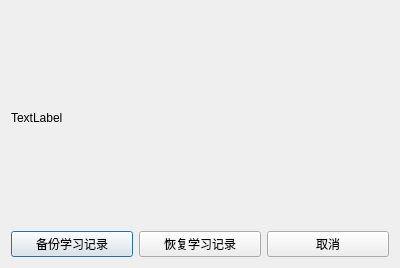
<?xml version="1.0" encoding="UTF-8"?>
<ui version="4.0">
 <class>StudyBackupDialog</class>
 <widget class="QDialog" name="StudyBackupDialog">
  <property name="geometry">
   <rect>
    <x>0</x>
    <y>0</y>
    <width>400</width>
    <height>268</height>
   </rect>
  </property>
  <property name="windowTitle">
   <string>备份/恢复学习记录</string>
  </property>
  <layout class="QGridLayout" name="gridLayout">
   <item row="0" column="0">
    <widget class="QLabel" name="label">
     <property name="sizePolicy">
      <sizepolicy hsizetype="Expanding" vsizetype="Expanding">
       <horstretch>0</horstretch>
       <verstretch>0</verstretch>
      </sizepolicy>
     </property>
     <property name="text">
      <string>TextLabel</string>
     </property>
    </widget>
   </item>
   <item row="1" column="0">
    <layout class="QHBoxLayout" name="horizontalLayout">
     <item>
      <widget class="QPushButton" name="pushButton_Backup">
       <property name="text">
        <string>备份学习记录</string>
       </property>
       <property name="default">
        <bool>true</bool>
       </property>
      </widget>
     </item>
     <item>
      <widget class="QPushButton" name="pushButton_Restore">
       <property name="text">
        <string>恢复学习记录</string>
       </property>
      </widget>
     </item>
     <item>
      <widget class="QPushButton" name="pushButton_Cancel">
       <property name="text">
        <string>取消</string>
       </property>
      </widget>
     </item>
    </layout>
   </item>
  </layout>
 </widget>
 <layoutdefault spacing="6" margin="11"/>
 <resources/>
 <connections/>
</ui>
